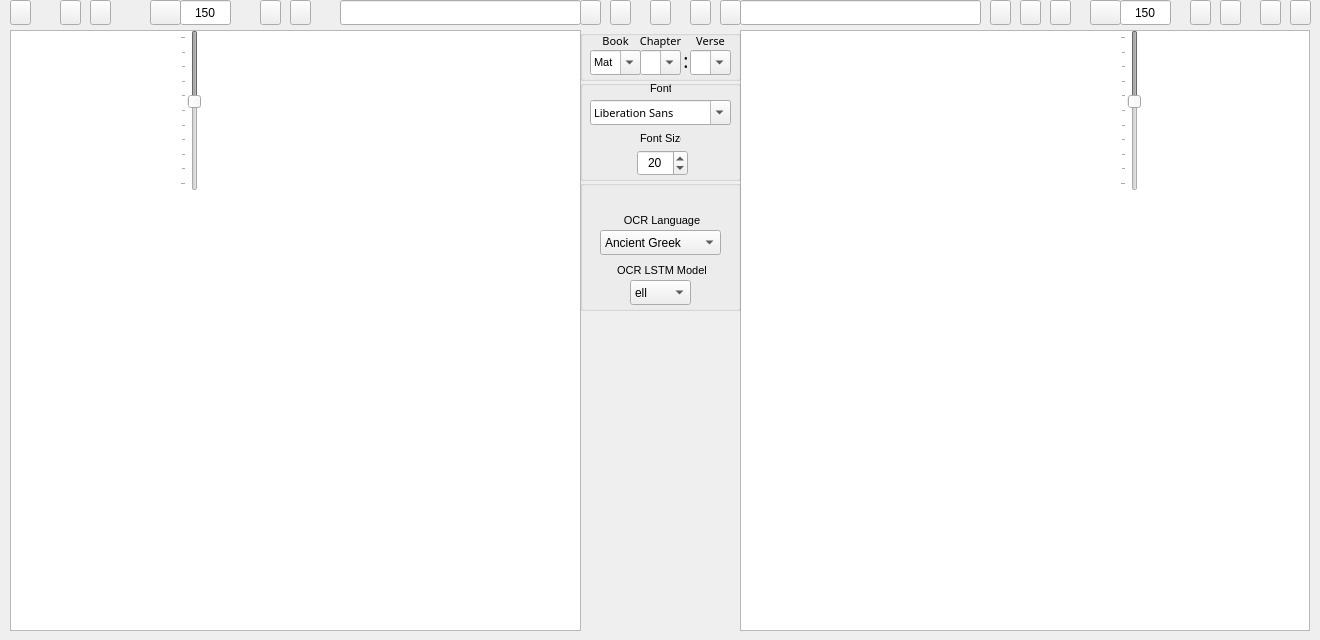
  <widget class="QWidget" name="centralwidget">
   <widget class="QPushButton" name="VersifyTextbutton">
    <property name="geometry">
     <rect>
      <x>990</x>
      <y>0</y>
      <width>21</width>
      <height>25</height>
     </rect>
    </property>
    <property name="font">
     <font>
      <family>FROMVS [MAXR]</family>
      <pointsize>8</pointsize>
     </font>
    </property>
    <property name="toolTip">
     <string>Open current text(.txt,.csv) file</string>
    </property>
    <property name="text">
     <string/>
    </property>
    <property name="icon">
     <iconset resource="../UI_Icons.qrc">
      <normaloff>:/Icons/Icons/folder-open-document-text.png</normaloff>:/Icons/Icons/folder-open-document-text.png</iconset>
    </property>
   </widget>
   <widget class="QPushButton" name="SaveAsOCRCorrTextbutton">
    <property name="geometry">
     <rect>
      <x>1260</x>
      <y>0</y>
      <width>21</width>
      <height>25</height>
     </rect>
    </property>
    <property name="font">
     <font>
      <family>FROMVS [MAXR]</family>
      <pointsize>8</pointsize>
     </font>
    </property>
    <property name="toolTip">
     <string>Save current text file as...</string>
    </property>
    <property name="text">
     <string/>
    </property>
    <property name="icon">
     <iconset resource="../UI_Icons.qrc">
      <normaloff>:/Icons/Icons/disk-rename.png</normaloff>:/Icons/Icons/disk-rename.png</iconset>
    </property>
   </widget>
   <widget class="QPushButton" name="SaveOCRCorrTextbutton">
    <property name="geometry">
     <rect>
      <x>1290</x>
      <y>0</y>
      <width>21</width>
      <height>25</height>
     </rect>
    </property>
    <property name="font">
     <font>
      <family>FROMVS [MAXR]</family>
      <pointsize>8</pointsize>
     </font>
    </property>
    <property name="toolTip">
     <string>Overwrite current text file</string>
    </property>
    <property name="text">
     <string/>
    </property>
    <property name="icon">
     <iconset resource="../UI_Icons.qrc">
      <normaloff>:/Icons/Icons/disk.png</normaloff>:/Icons/Icons/disk.png</iconset>
    </property>
   </widget>
   <widget class="QTextEdit" name="VersifyText">
    <property name="geometry">
     <rect>
      <x>740</x>
      <y>30</y>
      <width>570</width>
      <height>601</height>
     </rect>
    </property>
    <property name="minimumSize">
     <size>
      <width>540</width>
      <height>600</height>
     </size>
    </property>
    <property name="font">
     <font>
      <pointsize>8</pointsize>
     </font>
    </property>
   </widget>
   <widget class="QPushButton" name="Writerbutton">
    <property name="geometry">
     <rect>
      <x>1190</x>
      <y>0</y>
      <width>21</width>
      <height>25</height>
     </rect>
    </property>
    <property name="toolTip">
     <string>Edit current text(.txt) file with OpenOffice Writer</string>
    </property>
    <property name="text">
     <string/>
    </property>
    <property name="icon">
     <iconset resource="../UI_Icons.qrc">
      <normaloff>:/Icons/Icons/libreoffice-writer.png</normaloff>:/Icons/Icons/libreoffice-writer.png</iconset>
    </property>
   </widget>
   <widget class="QPushButton" name="Calcbutton">
    <property name="geometry">
     <rect>
      <x>1220</x>
      <y>0</y>
      <width>21</width>
      <height>25</height>
     </rect>
    </property>
    <property name="toolTip">
     <string>Edit current text(.csv) file with OpenOffice Calc</string>
    </property>
    <property name="text">
     <string/>
    </property>
    <property name="icon">
     <iconset resource="../UI_Icons.qrc">
      <normaloff>:/Icons/Icons/libreoffice-calc.png</normaloff>:/Icons/Icons/libreoffice-calc.png</iconset>
    </property>
   </widget>
   <widget class="QPushButton" name="reloadTextbutton">
    <property name="geometry">
     <rect>
      <x>720</x>
      <y>0</y>
      <width>21</width>
      <height>25</height>
     </rect>
    </property>
    <property name="toolTip">
     <string>Reload current text</string>
    </property>
    <property name="text">
     <string/>
    </property>
    <property name="icon">
     <iconset resource="../UI_Icons.qrc">
      <normaloff>:/Icons/Icons/reload-text.png</normaloff>:/Icons/Icons/reload-text.png</iconset>
    </property>
   </widget>
   <widget class="QPushButton" name="PrevVerseButton">
    <property name="geometry">
     <rect>
      <x>1020</x>
      <y>0</y>
      <width>21</width>
      <height>25</height>
     </rect>
    </property>
    <property name="toolTip">
     <string>Previous current text - !pair independent</string>
    </property>
    <property name="text">
     <string/>
    </property>
    <property name="icon">
     <iconset resource="../UI_Icons.qrc">
      <normaloff>:/Icons/Icons/back_text.png</normaloff>:/Icons/Icons/back_text.png</iconset>
    </property>
   </widget>
   <widget class="QPushButton" name="NextVerseButton">
    <property name="geometry">
     <rect>
      <x>1050</x>
      <y>0</y>
      <width>21</width>
      <height>25</height>
     </rect>
    </property>
    <property name="toolTip">
     <string>Next current text - !pair independent</string>
    </property>
    <property name="text">
     <string/>
    </property>
    <property name="icon">
     <iconset resource="../UI_Icons.qrc">
      <normaloff>:/Icons/Icons/forward_text.png</normaloff>:/Icons/Icons/forward_text.png</iconset>
    </property>
   </widget>
   <widget class="QPushButton" name="BothNextChapterButton">
    <property name="geometry">
     <rect>
      <x>690</x>
      <y>0</y>
      <width>21</width>
      <height>25</height>
     </rect>
    </property>
    <property name="toolTip">
     <string>Next current image|text pair</string>
    </property>
    <property name="text">
     <string/>
    </property>
    <property name="icon">
     <iconset resource="../UI_Icons.qrc">
      <normaloff>:/Icons/Icons/ui-button-navigation.png</normaloff>:/Icons/Icons/ui-button-navigation.png</iconset>
    </property>
   </widget>
   <widget class="QPushButton" name="BothPrevChapterButton">
    <property name="geometry">
     <rect>
      <x>610</x>
      <y>0</y>
      <width>21</width>
      <height>25</height>
     </rect>
    </property>
    <property name="toolTip">
     <string>Previous current image|text pair</string>
    </property>
    <property name="text">
     <string/>
    </property>
    <property name="icon">
     <iconset resource="../UI_Icons.qrc">
      <normaloff>:/Icons/Icons/ui-button-navigation-back.png</normaloff>:/Icons/Icons/ui-button-navigation-back.png</iconset>
    </property>
   </widget>
   <widget class="QPushButton" name="BothLoadButton">
    <property name="enabled">
     <bool>true</bool>
    </property>
    <property name="geometry">
     <rect>
      <x>650</x>
      <y>0</y>
      <width>21</width>
      <height>25</height>
     </rect>
    </property>
    <property name="toolTip">
     <string>Load current image|text pair</string>
    </property>
    <property name="text">
     <string/>
    </property>
    <property name="icon">
     <iconset resource="../UI_Icons.qrc">
      <normaloff>:/Icons/Icons/documents1.png</normaloff>:/Icons/Icons/documents1.png</iconset>
    </property>
   </widget>
   <widget class="QGroupBox" name="OCRgroupBox">
    <property name="geometry">
     <rect>
      <x>580</x>
      <y>180</y>
      <width>161</width>
      <height>131</height>
     </rect>
    </property>
    <property name="title">
     <string/>
    </property>
    <widget class="QComboBox" name="OCRlangComboBox">
     <property name="geometry">
      <rect>
       <x>20</x>
       <y>50</y>
       <width>121</width>
       <height>25</height>
      </rect>
     </property>
     <property name="toolTip">
      <string>Select OCR language</string>
     </property>
     <property name="locale">
      <locale language="English" country="UnitedStates"/>
     </property>
     <property name="editable">
      <bool>false</bool>
     </property>
     <item>
      <property name="text">
       <string>Ancient Greek</string>
      </property>
     </item>
     <item>
      <property name="text">
       <string>Middle Greek</string>
      </property>
     </item>
     <item>
      <property name="text">
       <string>Modern Greek</string>
      </property>
     </item>
     <item>
      <property name="text">
       <string>Hebrew</string>
      </property>
     </item>
     <item>
      <property name="text">
       <string>Latin</string>
      </property>
     </item>
    </widget>
    <widget class="QLabel" name="OCRlanglabel">
     <property name="geometry">
      <rect>
       <x>40</x>
       <y>30</y>
       <width>81</width>
       <height>20</height>
      </rect>
     </property>
     <property name="font">
      <font>
       <pointsize>8</pointsize>
      </font>
     </property>
     <property name="text">
      <string> OCR Language</string>
     </property>
     <property name="alignment">
      <set>Qt::AlignCenter</set>
     </property>
    </widget>
    <widget class="QLabel" name="OCRModellabel">
     <property name="geometry">
      <rect>
       <x>30</x>
       <y>80</y>
       <width>101</width>
       <height>20</height>
      </rect>
     </property>
     <property name="font">
      <font>
       <pointsize>8</pointsize>
      </font>
     </property>
     <property name="toolTip">
      <string>Select OCR LSTM model</string>
     </property>
     <property name="text">
      <string> OCR LSTM Model</string>
     </property>
     <property name="alignment">
      <set>Qt::AlignCenter</set>
     </property>
    </widget>
    <widget class="QComboBox" name="OCRModelComboBox">
     <property name="geometry">
      <rect>
       <x>50</x>
       <y>100</y>
       <width>61</width>
       <height>25</height>
      </rect>
     </property>
     <property name="toolTip">
      <string>Select OCR language model</string>
     </property>
     <property name="locale">
      <locale language="English" country="UnitedStates"/>
     </property>
     <property name="editable">
      <bool>false</bool>
     </property>
     <item>
      <property name="text">
       <string>ell</string>
      </property>
     </item>
     <item>
      <property name="text">
       <string>grc</string>
      </property>
     </item>
     <item>
      <property name="text">
       <string>feg</string>
      </property>
     </item>
     <item>
      <property name="text">
       <string>heb</string>
      </property>
     </item>
     <item>
      <property name="text">
       <string>feh</string>
      </property>
     </item>
     <item>
      <property name="text">
       <string>lat</string>
      </property>
     </item>
     <item>
      <property name="text">
       <string>fel</string>
      </property>
     </item>
    </widget>
   </widget>
   <widget class="QLineEdit" name="TextLE">
    <property name="geometry">
     <rect>
      <x>740</x>
      <y>0</y>
      <width>241</width>
      <height>25</height>
     </rect>
    </property>
   </widget>
   <widget class="QGroupBox" name="SessiongroupBox">
    <property name="geometry">
     <rect>
      <x>580</x>
      <y>30</y>
      <width>161</width>
      <height>51</height>
     </rect>
    </property>
    <property name="title">
     <string/>
    </property>
    <widget class="QLabel" name="booklabel">
     <property name="geometry">
      <rect>
       <x>20</x>
       <y>0</y>
       <width>31</width>
       <height>21</height>
      </rect>
     </property>
     <property name="font">
      <font>
       <family>FROMVS</family>
       <pointsize>8</pointsize>
       <weight>50</weight>
       <italic>false</italic>
       <bold>false</bold>
      </font>
     </property>
     <property name="text">
      <string>Book</string>
     </property>
     <property name="alignment">
      <set>Qt::AlignCenter</set>
     </property>
    </widget>
    <widget class="QComboBox" name="bookComboBox">
     <property name="geometry">
      <rect>
       <x>10</x>
       <y>20</y>
       <width>51</width>
       <height>25</height>
      </rect>
     </property>
     <property name="font">
      <font>
       <pointsize>8</pointsize>
      </font>
     </property>
     <property name="toolTip">
      <string>Bible book current image|text directory</string>
     </property>
     <property name="editable">
      <bool>true</bool>
     </property>
     <item>
      <property name="text">
       <string>Mat</string>
      </property>
     </item>
     <item>
      <property name="text">
       <string>Mar</string>
      </property>
     </item>
     <item>
      <property name="text">
       <string>Luk</string>
      </property>
     </item>
     <item>
      <property name="text">
       <string>Joh</string>
      </property>
     </item>
     <item>
      <property name="text">
       <string>Act</string>
      </property>
     </item>
     <item>
      <property name="text">
       <string>Rom</string>
      </property>
     </item>
     <item>
      <property name="text">
       <string>1Co</string>
      </property>
     </item>
     <item>
      <property name="text">
       <string>2Co</string>
      </property>
     </item>
     <item>
      <property name="text">
       <string>Gal</string>
      </property>
     </item>
     <item>
      <property name="text">
       <string>Eph</string>
      </property>
     </item>
     <item>
      <property name="text">
       <string>Php</string>
      </property>
     </item>
     <item>
      <property name="text">
       <string>Col</string>
      </property>
     </item>
     <item>
      <property name="text">
       <string>1Th</string>
      </property>
     </item>
     <item>
      <property name="text">
       <string>2Th</string>
      </property>
     </item>
     <item>
      <property name="text">
       <string>1Ti</string>
      </property>
     </item>
     <item>
      <property name="text">
       <string>2Ti</string>
      </property>
     </item>
     <item>
      <property name="text">
       <string>Tit</string>
      </property>
     </item>
     <item>
      <property name="text">
       <string>Phm</string>
      </property>
     </item>
     <item>
      <property name="text">
       <string>Heb</string>
      </property>
     </item>
     <item>
      <property name="text">
       <string>Jas</string>
      </property>
     </item>
     <item>
      <property name="text">
       <string>1Pe</string>
      </property>
     </item>
     <item>
      <property name="text">
       <string>2Pe</string>
      </property>
     </item>
     <item>
      <property name="text">
       <string>1Jn</string>
      </property>
     </item>
     <item>
      <property name="text">
       <string>2Jn</string>
      </property>
     </item>
     <item>
      <property name="text">
       <string>3Jn</string>
      </property>
     </item>
     <item>
      <property name="text">
       <string>Jud</string>
      </property>
     </item>
     <item>
      <property name="text">
       <string>Rev</string>
      </property>
     </item>
    </widget>
    <widget class="QLabel" name="chapterlabel">
     <property name="geometry">
      <rect>
       <x>60</x>
       <y>0</y>
       <width>41</width>
       <height>21</height>
      </rect>
     </property>
     <property name="font">
      <font>
       <family>FROMVS</family>
       <pointsize>8</pointsize>
       <weight>50</weight>
       <italic>false</italic>
       <bold>false</bold>
      </font>
     </property>
     <property name="text">
      <string>Chapter</string>
     </property>
     <property name="alignment">
      <set>Qt::AlignCenter</set>
     </property>
    </widget>
    <widget class="QLabel" name="verselabel">
     <property name="geometry">
      <rect>
       <x>110</x>
       <y>0</y>
       <width>41</width>
       <height>21</height>
      </rect>
     </property>
     <property name="font">
      <font>
       <family>FROMVS</family>
       <pointsize>8</pointsize>
       <weight>50</weight>
       <italic>false</italic>
       <bold>false</bold>
      </font>
     </property>
     <property name="text">
      <string>Verse</string>
     </property>
     <property name="alignment">
      <set>Qt::AlignCenter</set>
     </property>
    </widget>
    <widget class="QComboBox" name="chapterComboBox">
     <property name="geometry">
      <rect>
       <x>60</x>
       <y>20</y>
       <width>41</width>
       <height>25</height>
      </rect>
     </property>
     <property name="font">
      <font>
       <pointsize>8</pointsize>
      </font>
     </property>
     <property name="toolTip">
      <string>Bible book current image|text directory</string>
     </property>
     <property name="editable">
      <bool>true</bool>
     </property>
    </widget>
    <widget class="QComboBox" name="verseComboBox">
     <property name="geometry">
      <rect>
       <x>110</x>
       <y>20</y>
       <width>41</width>
       <height>25</height>
      </rect>
     </property>
     <property name="font">
      <font>
       <pointsize>8</pointsize>
      </font>
     </property>
     <property name="toolTip">
      <string>Bible book current image|text directory</string>
     </property>
     <property name="editable">
      <bool>true</bool>
     </property>
    </widget>
    <widget class="QLabel" name="colon">
     <property name="geometry">
      <rect>
       <x>96</x>
       <y>20</y>
       <width>20</width>
       <height>21</height>
      </rect>
     </property>
     <property name="font">
      <font>
       <family>FROMVS</family>
       <pointsize>14</pointsize>
       <weight>50</weight>
       <italic>false</italic>
       <bold>false</bold>
      </font>
     </property>
     <property name="text">
      <string>:</string>
     </property>
     <property name="alignment">
      <set>Qt::AlignCenter</set>
     </property>
    </widget>
   </widget>
   <widget class="QGroupBox" name="TextgroupBox">
    <property name="geometry">
     <rect>
      <x>580</x>
      <y>80</y>
      <width>161</width>
      <height>101</height>
     </rect>
    </property>
    <property name="title">
     <string/>
    </property>
    <widget class="QLabel" name="fontlabel">
     <property name="geometry">
      <rect>
       <x>70</x>
       <y>0</y>
       <width>21</width>
       <height>17</height>
      </rect>
     </property>
     <property name="font">
      <font>
       <pointsize>8</pointsize>
      </font>
     </property>
     <property name="text">
      <string>Font</string>
     </property>
    </widget>
    <widget class="QLabel" name="fontSizelabel">
     <property name="geometry">
      <rect>
       <x>60</x>
       <y>50</y>
       <width>41</width>
       <height>17</height>
      </rect>
     </property>
     <property name="font">
      <font>
       <pointsize>8</pointsize>
      </font>
     </property>
     <property name="text">
      <string>Font Size</string>
     </property>
    </widget>
    <widget class="QSpinBox" name="fontSizeBox">
     <property name="geometry">
      <rect>
       <x>57</x>
       <y>70</y>
       <width>51</width>
       <height>26</height>
      </rect>
     </property>
     <property name="toolTip">
      <string>Select font size</string>
     </property>
     <property name="alignment">
      <set>Qt::AlignCenter</set>
     </property>
     <property name="minimum">
      <number>6</number>
     </property>
     <property name="maximum">
      <number>30</number>
     </property>
     <property name="value">
      <number>20</number>
     </property>
    </widget>
    <widget class="QFontComboBox" name="fontComboBox">
     <property name="geometry">
      <rect>
       <x>10</x>
       <y>20</y>
       <width>141</width>
       <height>25</height>
      </rect>
     </property>
     <property name="font">
      <font>
       <family>FROMVS</family>
       <pointsize>8</pointsize>
       <weight>50</weight>
       <italic>false</italic>
       <bold>false</bold>
      </font>
     </property>
     <property name="toolTip">
      <string>Select font</string>
     </property>
    </widget>
   </widget>
   <widget class="QSlider" name="LHslider">
    <property name="enabled">
     <bool>false</bool>
    </property>
    <property name="geometry">
     <rect>
      <x>1120</x>
      <y>30</y>
      <width>21</width>
      <height>161</height>
     </rect>
    </property>
    <property name="toolTip">
     <string>Set current text line spacing</string>
    </property>
    <property name="minimum">
     <number>100</number>
    </property>
    <property name="maximum">
     <number>200</number>
    </property>
    <property name="singleStep">
     <number>2</number>
    </property>
    <property name="pageStep">
     <number>10</number>
    </property>
    <property name="value">
     <number>144</number>
    </property>
    <property name="sliderPosition">
     <number>144</number>
    </property>
    <property name="orientation">
     <enum>Qt::Vertical</enum>
    </property>
    <property name="invertedAppearance">
     <bool>true</bool>
    </property>
    <property name="tickPosition">
     <enum>QSlider::TicksAbove</enum>
    </property>
   </widget>
   <widget class="QLineEdit" name="LHlineEdit">
    <property name="geometry">
     <rect>
      <x>1120</x>
      <y>0</y>
      <width>51</width>
      <height>25</height>
     </rect>
    </property>
    <property name="toolTip">
     <string>Current text line spacing</string>
    </property>
    <property name="text">
     <string>150</string>
    </property>
    <property name="maxLength">
     <number>32767</number>
    </property>
    <property name="alignment">
     <set>Qt::AlignCenter</set>
    </property>
    <property name="placeholderText">
     <string>150</string>
    </property>
    <property name="clearButtonEnabled">
     <bool>false</bool>
    </property>
   </widget>
   <widget class="QPushButton" name="LHDialogtbutton">
    <property name="enabled">
     <bool>true</bool>
    </property>
    <property name="geometry">
     <rect>
      <x>1090</x>
      <y>0</y>
      <width>31</width>
      <height>25</height>
     </rect>
    </property>
    <property name="font">
     <font>
      <family>FROMVS [MAXR]</family>
      <pointsize>8</pointsize>
     </font>
    </property>
    <property name="toolTip">
     <string>Enable line spacing slider</string>
    </property>
    <property name="text">
     <string/>
    </property>
    <property name="icon">
     <iconset resource="../UI_Icons.qrc">
      <normaloff>:/Icons/Icons/edit-line-spacing.png</normaloff>:/Icons/Icons/edit-line-spacing.png</iconset>
    </property>
   </widget>
   <widget class="QTextEdit" name="ReferenceText">
    <property name="geometry">
     <rect>
      <x>10</x>
      <y>30</y>
      <width>571</width>
      <height>601</height>
     </rect>
    </property>
    <property name="minimumSize">
     <size>
      <width>540</width>
      <height>600</height>
     </size>
    </property>
    <property name="font">
     <font>
      <pointsize>8</pointsize>
     </font>
    </property>
    <property name="readOnly">
     <bool>true</bool>
    </property>
   </widget>
   <widget class="QLineEdit" name="RefTextLE">
    <property name="geometry">
     <rect>
      <x>340</x>
      <y>0</y>
      <width>241</width>
      <height>25</height>
     </rect>
    </property>
   </widget>
   <widget class="QPushButton" name="reloadRefTextbutton">
    <property name="geometry">
     <rect>
      <x>580</x>
      <y>0</y>
      <width>21</width>
      <height>25</height>
     </rect>
    </property>
    <property name="toolTip">
     <string>Reload current text</string>
    </property>
    <property name="text">
     <string/>
    </property>
    <property name="icon">
     <iconset resource="../UI_Icons.qrc">
      <normaloff>:/Icons/Icons/reload-text.png</normaloff>:/Icons/Icons/reload-text.png</iconset>
    </property>
   </widget>
   <widget class="QPushButton" name="ReferenceTextbutton">
    <property name="geometry">
     <rect>
      <x>10</x>
      <y>0</y>
      <width>21</width>
      <height>25</height>
     </rect>
    </property>
    <property name="font">
     <font>
      <family>FROMVS [MAXR]</family>
      <pointsize>8</pointsize>
     </font>
    </property>
    <property name="toolTip">
     <string>Open current text(.txt,.csv) file</string>
    </property>
    <property name="text">
     <string/>
    </property>
    <property name="icon">
     <iconset resource="../UI_Icons.qrc">
      <normaloff>:/Icons/Icons/folder-open-document-text.png</normaloff>:/Icons/Icons/folder-open-document-text.png</iconset>
    </property>
   </widget>
   <widget class="QPushButton" name="PrevRefVerseButton">
    <property name="geometry">
     <rect>
      <x>260</x>
      <y>0</y>
      <width>21</width>
      <height>25</height>
     </rect>
    </property>
    <property name="toolTip">
     <string>Previous current text - !pair independent</string>
    </property>
    <property name="text">
     <string/>
    </property>
    <property name="icon">
     <iconset resource="../UI_Icons.qrc">
      <normaloff>:/Icons/Icons/back_text.png</normaloff>:/Icons/Icons/back_text.png</iconset>
    </property>
   </widget>
   <widget class="QPushButton" name="NextRefVerseButton">
    <property name="geometry">
     <rect>
      <x>290</x>
      <y>0</y>
      <width>21</width>
      <height>25</height>
     </rect>
    </property>
    <property name="toolTip">
     <string>Next current text - !pair independent</string>
    </property>
    <property name="text">
     <string/>
    </property>
    <property name="icon">
     <iconset resource="../UI_Icons.qrc">
      <normaloff>:/Icons/Icons/forward_text.png</normaloff>:/Icons/Icons/forward_text.png</iconset>
    </property>
   </widget>
   <widget class="QPushButton" name="RefLHDialogtbutton">
    <property name="enabled">
     <bool>true</bool>
    </property>
    <property name="geometry">
     <rect>
      <x>150</x>
      <y>0</y>
      <width>31</width>
      <height>25</height>
     </rect>
    </property>
    <property name="font">
     <font>
      <family>FROMVS [MAXR]</family>
      <pointsize>8</pointsize>
     </font>
    </property>
    <property name="toolTip">
     <string>Enable line spacing slider</string>
    </property>
    <property name="text">
     <string/>
    </property>
    <property name="icon">
     <iconset resource="../UI_Icons.qrc">
      <normaloff>:/Icons/Icons/edit-line-spacing.png</normaloff>:/Icons/Icons/edit-line-spacing.png</iconset>
    </property>
   </widget>
   <widget class="QLineEdit" name="RefLHlineEdit">
    <property name="geometry">
     <rect>
      <x>180</x>
      <y>0</y>
      <width>51</width>
      <height>25</height>
     </rect>
    </property>
    <property name="toolTip">
     <string>Current text line spacing</string>
    </property>
    <property name="text">
     <string>150</string>
    </property>
    <property name="maxLength">
     <number>32767</number>
    </property>
    <property name="alignment">
     <set>Qt::AlignCenter</set>
    </property>
    <property name="placeholderText">
     <string>150</string>
    </property>
    <property name="clearButtonEnabled">
     <bool>false</bool>
    </property>
   </widget>
   <widget class="QPushButton" name="RefWriterbutton">
    <property name="geometry">
     <rect>
      <x>60</x>
      <y>0</y>
      <width>21</width>
      <height>25</height>
     </rect>
    </property>
    <property name="toolTip">
     <string>Edit current text(.txt) file with OpenOffice Writer</string>
    </property>
    <property name="text">
     <string/>
    </property>
    <property name="icon">
     <iconset resource="../UI_Icons.qrc">
      <normaloff>:/Icons/Icons/libreoffice-writer.png</normaloff>:/Icons/Icons/libreoffice-writer.png</iconset>
    </property>
   </widget>
   <widget class="QPushButton" name="RefCalcbutton">
    <property name="geometry">
     <rect>
      <x>90</x>
      <y>0</y>
      <width>21</width>
      <height>25</height>
     </rect>
    </property>
    <property name="toolTip">
     <string>Edit current text(.csv) file with OpenOffice Calc</string>
    </property>
    <property name="text">
     <string/>
    </property>
    <property name="icon">
     <iconset resource="../UI_Icons.qrc">
      <normaloff>:/Icons/Icons/libreoffice-calc.png</normaloff>:/Icons/Icons/libreoffice-calc.png</iconset>
    </property>
   </widget>
   <widget class="QSlider" name="RefLHslider">
    <property name="enabled">
     <bool>false</bool>
    </property>
    <property name="geometry">
     <rect>
      <x>180</x>
      <y>30</y>
      <width>21</width>
      <height>161</height>
     </rect>
    </property>
    <property name="toolTip">
     <string>Set current text line spacing</string>
    </property>
    <property name="minimum">
     <number>100</number>
    </property>
    <property name="maximum">
     <number>200</number>
    </property>
    <property name="singleStep">
     <number>2</number>
    </property>
    <property name="pageStep">
     <number>10</number>
    </property>
    <property name="value">
     <number>144</number>
    </property>
    <property name="sliderPosition">
     <number>144</number>
    </property>
    <property name="orientation">
     <enum>Qt::Vertical</enum>
    </property>
    <property name="invertedAppearance">
     <bool>true</bool>
    </property>
    <property name="tickPosition">
     <enum>QSlider::TicksAbove</enum>
    </property>
   </widget>
  </widget>
